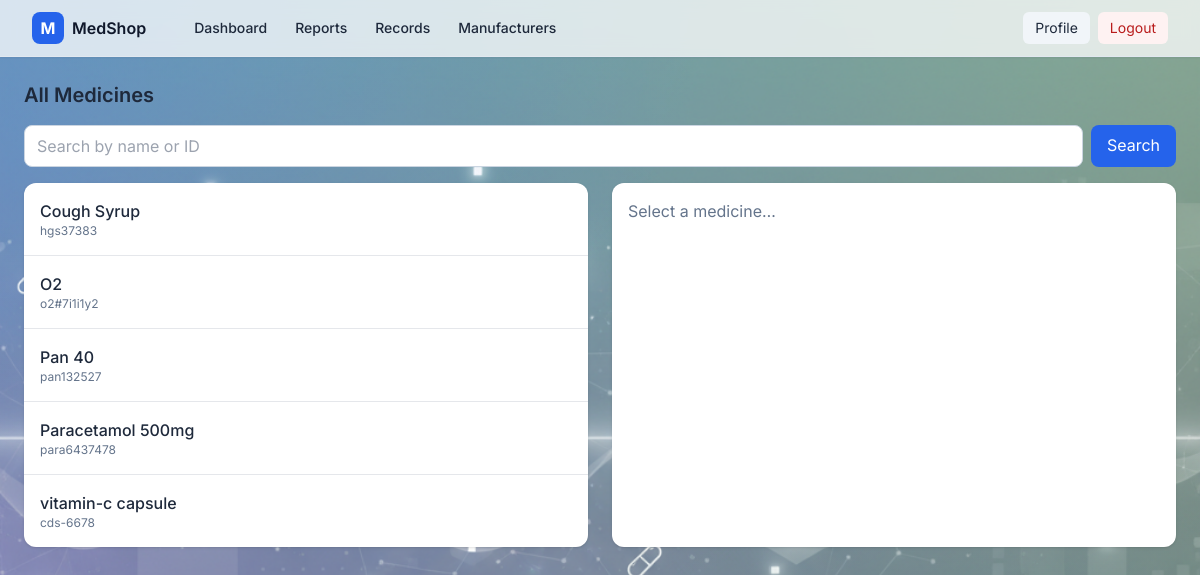
Screenshot of /medicines/ (signed in) with the database file from the repository.
### inventory/models.py (models this page shows, shortened)
class Medicine(models.Model):
    owner = models.ForeignKey(User, on_delete=models.CASCADE)
    name = models.CharField(max_length=200)
    medicine_id = models.CharField(max_length=100, unique=True)
    manufacturer = models.ForeignKey(Manufacturer, on_delete=models.SET_NULL, null=True, blank=True)
    cost_price = models.DecimalField(max_digits=10, decimal_places=2)
    mrp = models.DecimalField(max_digits=10, decimal_places=2)
    mfg_date = models.DateField()
    exp_date = models.DateField()
    quantity_on_hand = models.PositiveIntegerField(default=0)
    created_at = models.DateTimeField(auto_now_add=True)
    class Meta:
        ordering = ['name']

### inventory/views.py (the view)
# urls.py: path("medicines/", views.medicines, name="medicines"),
@login_required
def medicines(request):
    q = request.GET.get('q', '').strip()
    meds = Medicine.objects.filter(owner=request.user)
    if q:
        meds = meds.filter(Q(name__icontains=q) | Q(medicine_id__icontains=q))
    return render(request, 'inventory/medicines.html', {'meds': meds, 'q': q})

### inventory/templates/inventory/medicines.html
{% extends 'base.html' %}
{% block content %}
<h1 class="text-xl font-semibold mb-4">All Medicines</h1>
<form class="flex gap-2 mb-4" method="get">
  <input class="w-full rounded-lg border-slate-300 focus:border-brand-500 focus:ring-brand-500" type="search" name="q" value="{{ q }}" placeholder="Search by name or ID" />
  <button class="inline-flex rounded-lg bg-brand-600 px-4 py-2 text-white hover:bg-brand-700">Search</button>
</form>
<div class="grid grid-cols-1 lg:grid-cols-2 gap-6">
  <div id="medList" class="bg-white shadow rounded-xl divide-y">
    {% for m in meds %}
    <a href="#" data-detail-url="{% url 'inventory:medicine_detail_partial' m.pk %}"
       class="block p-4 hover:bg-slate-50">
      <div class="font-medium">{{ m.name }}</div>
      <div class="text-xs text-slate-500">{{ m.medicine_id }}</div>
    </a>
    {% endfor %}
  </div>
  <div id="detailPane" class="bg-white shadow rounded-xl min-h-[240px]">
    <div class="p-4 text-slate-500">Select a medicine…</div>
  </div>
</div>
{% endblock %}

### static/css/aPp.css (style rules this page uses)
html, body { height: 100%; }
#detailPane { min-height: 260px; }
input[type="text"], input[type="email"], input[type="password"], input[type="number"], input[type="search"], input[type="date"], select, textarea { border: 1px solid #cbd5e1; background: #ffffff; border-radius: 0.5rem; padding: 0.5rem 0.75rem; width: 100%; min-height: 2.5rem; outline: none; color: #0f172a; }
:root { --bg-base-color: #f8fafc; --bg-overlay-light: radial-gradient( 1000px 800px at 10% 0%, rgba(59,130,246,0.10) 0%, rgba(59,130,246,0.06) 30%, transparent 60% ), radial-gradient( 900px 600px at 90% 100%, rgba(16,185,129,0.12) 0%, rgba(16,185,129,0.06) 35%, transparent 65% ); --bg-image-url: url("../img/abstract-bg.png"); }
.app-bg { background-image: var(--bg-overlay-light), var(--bg-image-url); background-repeat: no-repeat, no-repeat; background-size: cover, cover; background-position: center, center; background-attachment: fixed, fixed; min-height: 100vh; transition: background 0.5s ease-in-out; }

### templates/base.html (style rules this page uses)
body { font-family: Inter, ui-sans-serif, system-ui, -apple-system, Segoe UI, Roboto, Ubuntu, Cantarell, Noto Sans, Arial; }

### rows the page displays
Medicine: name "Cough Syrup", medicine_id "hgs37383"
Medicine: name "O2", medicine_id "o2#7i1i1y2"
Medicine: name "Pan 40", medicine_id "pan132527"
Medicine: name "Paracetamol 500mg", medicine_id "para6437478"
Medicine: name "vitamin-c capsule", medicine_id "cds-6678"
